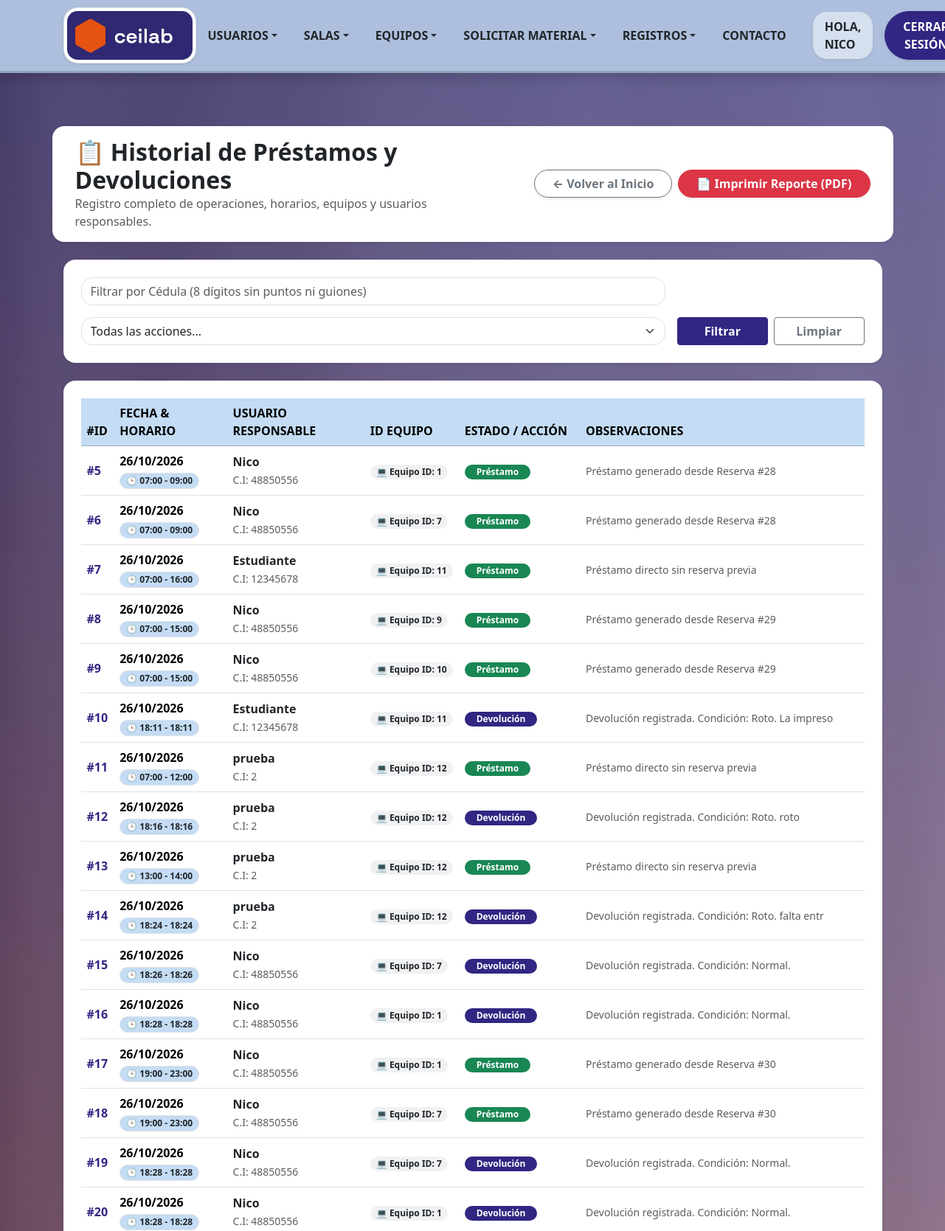
The app's page /Formularios/historialPrestaDev.php (signed in, upper part) with its own data.
### tables this page shows
CREATE TABLE `operaciones` (
  `IDOperaciones` int(10) NOT NULL,
  `Accion` int(10) NOT NULL,
  `Fecha` date NOT NULL,
  `HoraInicio` time DEFAULT NULL,
  `HoraFin` time DEFAULT NULL,
  `Observaciones` varchar(70) NOT NULL,
  `IDUsuario` int(11) DEFAULT NULL,
  `IDEquipo` int(11) DEFAULT NULL
);

CREATE TABLE `usuario` (
  `IDUsuario` int(10) NOT NULL,
  `Nombre` varchar(30) DEFAULT NULL,
  `Contraseña` varchar(61) DEFAULT NULL,
  `Email` varchar(30) DEFAULT NULL,
  `Direccion` varchar(50) NOT NULL,
  `Faltas` int(11) NOT NULL DEFAULT 0,
  `Observaciones` varchar(50) NOT NULL,
  `Fecha_creacion` date DEFAULT NULL,
  `Creador_IDUsuario` int(11) DEFAULT NULL,
  `cedula` int(8) NOT NULL,
  `activo` tinyint(1) DEFAULT 1
);

### Clases/ClsOperaciones.php (called while the page is built, shortened)
<?php
class ClsOperaciones {
    public function obtenerHistorialPrestamoDev($filtroCedula = '', $filtroAccion = '', $filtroIDUsuario = '') {
        $objConexion = new Conexion();
        $link = $objConexion->conectar();
        $sql = "SELECT o.IDOperaciones, o.Accion, o.Fecha, o.HoraInicio, o.HoraFin, o.Observaciones,
                       u.nombre AS NombreUsuario, u.cedula AS CedulaUsuario, o.IDEquipo,
                       e.Disponibilidad AS EquipoDisponibilidad, e.Observaciones AS ObsEquipo,
                       ultimo_mov.MaxID
                FROM operaciones o
                INNER JOIN usuario u ON o.IDUsuario = u.IDUsuario
                LEFT JOIN equipo e ON o.IDEquipo = e.IDEquipo
                LEFT JOIN (
                    SELECT IDEquipo, MAX(IDOperaciones) as MaxID
                    FROM operaciones
                    GROUP BY IDEquipo
                ) ultimo_mov ON o.IDEquipo = ultimo_mov.IDEquipo
                WHERE 1=1";
        $sql .= " ORDER BY o.IDOperaciones ASC";
        return mysqli_query($link, $sql);
    }
}
?>

### Formularios/historialPrestaDev.php (the view, shortened to what this page needs)
<?php
require_once '../Clases/ClsOperaciones.php';
$objOperaciones = new ClsOperaciones();
$cedulaFiltro = $_GET['cedula'] ?? '';
$accionFiltro = $_GET['accion'] ?? '';
$historialPrestamos = $objOperaciones->obtenerHistorialPrestamoDev($cedulaFiltro, $accionFiltro);
?>
<!doctype html>
<html lang="es">
<head>
    <link href="../bootstrap_theme/bootstrap.css" rel="stylesheet" type="text/css">
    <link rel="stylesheet" href="../Estilos/blocks.css">
    <link href="../Estilos/style.css" rel="stylesheet">
    <link href="../Estilos/CSSImpresion.css" rel="stylesheet" type="text/css" media="print">
</head>
<body class="d-flex flex-column min-vh-100 bg-light">
    <?php include '../navbar.php'; ?>
    <section class="hero-section flex-fill pb-5 pt-5">
    <div class="container my-4">
        <div class="row mb-4 align-items-center bg-white p-3 shadow-sm rounded">
            <div class="col-md-6">
                <h2 class="fw-bold text-dark mb-0">📋 Historial de Préstamos y Devoluciones</h2>
                <p class="text-muted mb-0">Registro completo de operaciones, horarios, equipos y usuarios responsables.</p>
            </div>
            <div class="col-md-6 text-md-end mt-3 mt-md-0 d-flex justify-content-md-end gap-2 flex-wrap">
                <a href="../index.php" class="btn btn-outline-secondary fw-bold rounded-pill px-4 shadow-sm">
                    ← Volver al Inicio
                </a>
                <button type="button" onclick="window.print();" class="btn btn-danger fw-bold rounded-pill px-4 shadow-sm d-inline-flex align-items-center gap-2">
                    📄 Imprimir Reporte (PDF)
                </button>
            </div>
        </div>
        <div class="card border-0 shadow-sm rounded-4 p-4 bg-white mb-4 print-hidden">
            <form method="GET" action="" class="row g-3 align-items-center">
                <div class="col-md-9">
                    <input type="text" class="form-control" name="cedula" placeholder="Filtrar por Cédula (8 dígitos sin puntos ni guiones)" maxlength="8" value="<?php echo htmlspecialchars($cedulaFiltro); ?>">
                </div>
                <div class="col-md-9">
                    <select class="form-select" name="accion">
                        <option value="">Todas las acciones...</option>
                    </select>
                </div>
                <div class="col-md-3 d-flex gap-2">
                    <button type="submit" class="btn btn-primary w-100 fw-bold">Filtrar</button>
                    <a href="historialPrestaDev.php" class="btn btn-outline-secondary w-100 fw-bold">Limpiar</a>
                </div>
            </form>
        </div>
        <div class="card border-0 shadow-sm rounded-4 p-4 bg-white">
            <?php if ($historialPrestamos && mysqli_num_rows($historialPrestamos) > 0): ?>
                <div class="table-responsive">
                    <table class="table table-hover align-middle mb-0">
                        <thead class="table-light text-uppercase fs-7 text-muted">
                            <tr>
                                <th>#ID</th>
                                <th>Fecha & Horario</th>
                                <th>Usuario Responsable</th>
                                <th>ID Equipo</th>
                                <th>Estado / Acción</th>
                                <th>Observaciones</th>
                            </tr>
                        </thead>
                        <tbody>
                            <?php while ($row = mysqli_fetch_assoc($historialPrestamos)):
                                $esIncidenciaDot = ($row['Accion'] == '2' && isset($row['Observaciones']) && stripos($row['Observaciones'], 'Equipo no devuelto al cierre del día') !== false);
                                $esUltimoMovimiento = (isset($row['MaxID']) && $row['IDOperaciones'] == $row['MaxID']);
                                $esPrestamoPendiente = ($row['Accion'] == '1' && $esUltimoMovimiento);
                                if ($esIncidenciaDot) {
                                    $badgeClass = 'bg-danger text-white';
                                    $textoAccion = '🚨 No Devuelto';
                                } elseif ($esPrestamoPendiente) {
                                    $badgeClass = 'bg-warning text-dark fw-bold';
                                    $textoAccion = '⏳ Préstamo Activo';
                                } elseif ($row['Accion'] == '1') {
                                    $badgeClass = 'bg-success text-white';
                                    $textoAccion = 'Préstamo';
                                } else {
                                    $badgeClass = 'bg-primary text-white';
                                    $textoAccion = 'Devolución';
                                }
                            ?>
                                <tr>
                                    <td class="fw-bold text-primary">#<?php echo htmlspecialchars($row['IDOperaciones']); ?></td>
                                    <td>
                                        <div class="fw-semibold"><?php echo date("d/m/Y", strtotime($row['Fecha'])); ?></div>
                                        <span class="badge bg-light text-dark border px-2 py-1 mt-1">
                                            🕒 <?php echo htmlspecialchars(substr($row['HoraInicio'], 0, 5) . ' - ' . substr($row['HoraFin'], 0, 5)); ?>
                                        </span>
                                    </td>
                                    <td>
                                        <div class="fw-bold text-dark"><?php echo htmlspecialchars($row['NombreUsuario']); ?></div>
                                        <small class="text-muted">C.I: <?php echo htmlspecialchars($row['CedulaUsuario']); ?></small>
                                    </td>
                                    <td>
                                        <span class="badge bg-secondary bg-opacity-10 text-dark fw-bold px-2 py-1">
                                            💻 Equipo ID: <?php echo htmlspecialchars($row['IDEquipo']); ?>
                                        </span>
                                    </td>
                                    <td>
                                        <span class="badge <?php echo $badgeClass; ?> px-3 py-1 rounded-pill fw-bold">
                                            <?php echo $textoAccion; ?>
                                        </span>
                                    </td>
                                    <td>
                                        <span class="text-muted small"><?php echo htmlspecialchars($row['Observaciones']); ?></span>
                                    </td>
                                </tr>
                            <?php endwhile; ?>
                        </tbody>
                    </table>
                </div>
            <?php else: ?>
                <div class="text-center py-5">
                    <p class="fs-5 text-muted mb-0">No se encontraron registros en el historial de préstamos y devoluciones.</p>
                </div>
            <?php endif; ?>
        </div>
    </div>
    </section>
</body>
</html>

### Estilos/style.css (style rules this page uses)
.hero-section { background-image: linear-gradient(rgba(48, 40, 115, 0.67), rgba(230, 83, 16, 0.57)), url('../assets/img/ceilab.png'); background-size: cover; background-position: center; background-repeat: no-repeat; }

### records on screen
operaciones: IDOperaciones "5", Fecha "26/10/2026", HoraInicio+HoraFin "07:00 - 09:00", IDUsuario.Nombre "Nico", IDUsuario.cedula "48850556", IDEquipo "1", textoAccion "Préstamo", Observaciones "Préstamo generado desde Reserva #28"
operaciones: IDOperaciones "6", Fecha "26/10/2026", HoraInicio+HoraFin "07:00 - 09:00", IDUsuario.Nombre "Nico", IDUsuario.cedula "48850556", IDEquipo "7", textoAccion "Préstamo", Observaciones "Préstamo generado desde Reserva #28"
operaciones: IDOperaciones "7", Fecha "26/10/2026", HoraInicio+HoraFin "07:00 - 16:00", IDUsuario.Nombre "Estudiante", IDUsuario.cedula "12345678", IDEquipo "11", textoAccion "Préstamo", Observaciones "Préstamo directo sin reserva previa"
operaciones: IDOperaciones "8", Fecha "26/10/2026", HoraInicio+HoraFin "07:00 - 15:00", IDUsuario.Nombre "Nico", IDUsuario.cedula "48850556", IDEquipo "9", textoAccion "Préstamo", Observaciones "Préstamo generado desde Reserva #29"
operaciones: IDOperaciones "9", Fecha "26/10/2026", HoraInicio+HoraFin "07:00 - 15:00", IDUsuario.Nombre "Nico", IDUsuario.cedula "48850556", IDEquipo "10", textoAccion "Préstamo", Observaciones "Préstamo generado desde Reserva #29"
operaciones: IDOperaciones "10", Fecha "26/10/2026", HoraInicio+HoraFin "18:11 - 18:11", IDUsuario.Nombre "Estudiante", IDUsuario.cedula "12345678", IDEquipo "11", textoAccion "Devolución", Observaciones "Devolución registrada. Condición: Roto. La impreso"
operaciones: IDOperaciones "11", Fecha "26/10/2026", HoraInicio+HoraFin "07:00 - 12:00", IDUsuario.Nombre "prueba", IDUsuario.cedula "2", IDEquipo "12", textoAccion "Préstamo", Observaciones "Préstamo directo sin reserva previa"
operaciones: IDOperaciones "12", Fecha "26/10/2026", HoraInicio+HoraFin "18:16 - 18:16", IDUsuario.Nombre "prueba", IDUsuario.cedula "2", IDEquipo "12", textoAccion "Devolución", Observaciones "Devolución registrada. Condición: Roto. roto"
operaciones: IDOperaciones "13", Fecha "26/10/2026", HoraInicio+HoraFin "13:00 - 14:00", IDUsuario.Nombre "prueba", IDUsuario.cedula "2", IDEquipo "12", textoAccion "Préstamo", Observaciones "Préstamo directo sin reserva previa"
operaciones: IDOperaciones "14", Fecha "26/10/2026", HoraInicio+HoraFin "18:24 - 18:24", IDUsuario.Nombre "prueba", IDUsuario.cedula "2", IDEquipo "12", textoAccion "Devolución", Observaciones "Devolución registrada. Condición: Roto. falta entr"
operaciones: IDOperaciones "15", Fecha "26/10/2026", HoraInicio+HoraFin "18:26 - 18:26", IDUsuario.Nombre "Nico", IDUsuario.cedula "48850556", IDEquipo "7", textoAccion "Devolución", Observaciones "Devolución registrada. Condición: Normal."
operaciones: IDOperaciones "16", Fecha "26/10/2026", HoraInicio+HoraFin "18:28 - 18:28", IDUsuario.Nombre "Nico", IDUsuario.cedula "48850556", IDEquipo "1", textoAccion "Devolución", Observaciones "Devolución registrada. Condición: Normal."
operaciones: IDOperaciones "17", Fecha "26/10/2026", HoraInicio+HoraFin "19:00 - 23:00", IDUsuario.Nombre "Nico", IDUsuario.cedula "48850556", IDEquipo "1", textoAccion "Préstamo", Observaciones "Préstamo generado desde Reserva #30"
operaciones: IDOperaciones "18", Fecha "26/10/2026", HoraInicio+HoraFin "19:00 - 23:00", IDUsuario.Nombre "Nico", IDUsuario.cedula "48850556", IDEquipo "7", textoAccion "Préstamo", Observaciones "Préstamo generado desde Reserva #30"
operaciones: IDOperaciones "19", Fecha "26/10/2026", HoraInicio+HoraFin "18:28 - 18:28", IDUsuario.Nombre "Nico", IDUsuario.cedula "48850556", IDEquipo "7", textoAccion "Devolución", Observaciones "Devolución registrada. Condición: Normal."
operaciones: IDOperaciones "20", Fecha "26/10/2026", HoraInicio+HoraFin "18:28 - 18:28", IDUsuario.Nombre "Nico", IDUsuario.cedula "48850556", IDEquipo "1", textoAccion "Devolución", Observaciones "Devolución registrada. Condición: Normal."

### other values on screen
$_SESSION['nombre'] "NICO"
